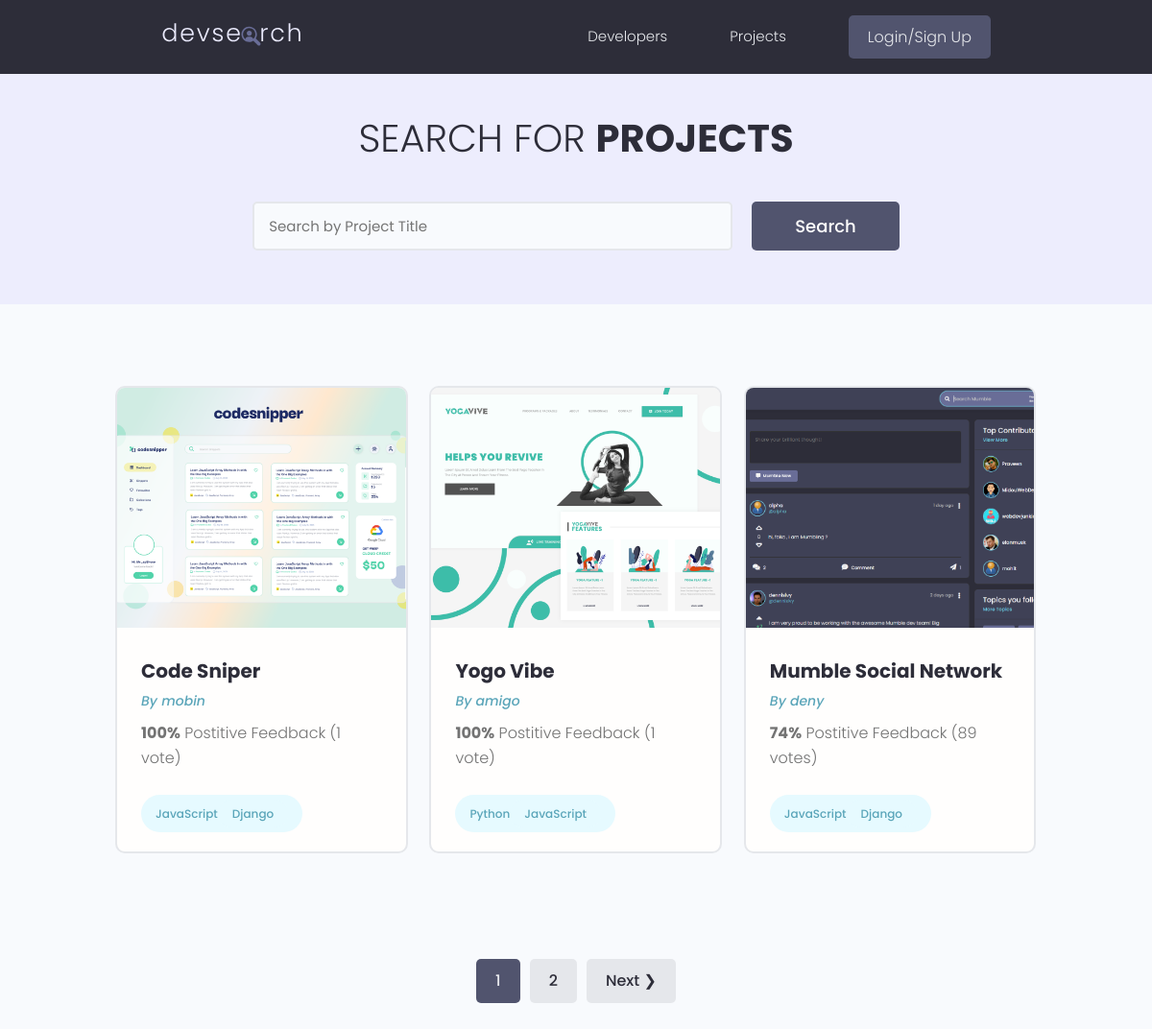
/projects/, run on the app's committed database.
### projects/models.py (models this page shows, shortened)
class project(models.Model):
    owner = models.ForeignKey(
        Profile, null=True, blank= True, on_delete=models.SET_NULL)
    title = models.CharField(max_length= 200 )
    description = models.TextField(null= True , blank= True)
    featured_image = models.ImageField(null= True , blank= True , default= "default.jpg" )
    demo_link = models.CharField(max_length= 2000, null= True , blank= True)
    source_link = models.CharField(max_length= 2000, null= True , blank= True)
    tag = models.ManyToManyField('tag', blank=True)
    vote_total = models.IntegerField( default= 0 , blank= True, null= True)
    vote_ratio = models.IntegerField( default= 0 ,blank= True, null= True )
    created = models.DateField(auto_now_add=True)
    id = models.UUIDField(default=uuid.uuid4, unique=True, primary_key= True, editable= False)
    class Meta:
        ordering = ['-vote_ratio','vote_total', 'title']

class Tag(models.Model):
    name = models.CharField(max_length= 200 )
    created = models.DateField(auto_now_add=True)
    id = models.UUIDField(default=uuid.uuid4, unique=True, primary_key= True, editable= False)
    def __str__(self):
        return self.name

### users/models.py (models this page shows, shortened)
class Profile(models.Model):
    user = models.OneToOneField(User, on_delete=models.CASCADE, null=True, blank=True,)
    name = models.CharField(max_length=200, null=True, blank=True)
    email = models.EmailField(max_length=500 , null=True, blank=True )
    username = models.CharField(max_length=200, null=True, blank=True)
    location = models.CharField(max_length=200, null=True, blank=True)
    short_intro = models.CharField(max_length=500, null=True, blank=True)
    bio = models.TextField(null=True, blank=True)
    profile_image = models.ImageField(null=True, blank=True,
                                      upload_to= 'profiles/', default='profiles/user-default.png')
    social_github = models.CharField(max_length=200, null=True, blank=True)
    social_twiiter =models.CharField(max_length=200, null=True, blank=True)
    social_linkedin =models.CharField(max_length=200, null=True, blank=True)
    social_youtube = models.CharField(max_length=200, null=True, blank=True)
    social_website = models.CharField(max_length=200, null=True, blank=True)
    created = models.DateField(auto_now_add=True)
    id = models.UUIDField(default=uuid.uuid4, unique=True,
                           primary_key= True, editable= False)

### projects/views.py (the view)
# urls.py: path('projects/', views.getprojects),
def projects (request):
    projects, search_query = searchProjects(request)
    custom_range, projects = paginateProjects(request, projects, 3)
    context= { 'projects': projects , 'search_query' : search_query, 'custom_range':custom_range }
    return render(request,'projects/projects.html', context)

### projects/utils.py (called while the page is built)
def paginateProjects(request, projects, results):
    page = request.GET.get('page')
    paginator = Paginator(projects,results)
    try:
        projects = paginator.page(page)
    except PageNotAnInteger:
        page = 1
        projects = paginator.page(page)
    except EmptyPage:
        page = paginator.num_pages
        projects = paginator.page(page)
    leftIndex = (int(page) - 1)
    if leftIndex < 1:
        leftIndex = 1
    rightIndex = (int(page) + 2)
    if rightIndex > paginator.num_pages:
        rightIndex = paginator.num_pages + 1
    custom_range = range(leftIndex, rightIndex)
    return custom_range, projects

def searchProjects(request):
    search_query = ''
    if request.GET.get('search_query'):
        search_query = request.GET.get('search_query')
    tag = Tag.objects.filter(name__icontains=search_query)
    projects = project.objects.distinct().filter(
        Q(title__icontains = search_query) |
        Q(description__icontains = search_query) |
        Q(owner__name__icontains = search_query ) |
        Q(tag__in = tag)
    )
    return projects, search_query

### projects/template/projects/projects.html (shortened to what this page needs)
{% extends 'main.html' %}
{% block content %}
  <main class="projects">
    <section class="hero-section text-center">
      <div class="container container--narrow">
        <div class="hero-section__box">
          <h2>Search for <span>Projects</span></h2>
        </div>
        <div class="hero-section__search">
          <form id="searchForm" class="form" action="{% url 'projects' %}" method="get">
            <div class="form__field">
              <input class="input input--text" id="formInput#search" type="text" name="search_query"
                placeholder="Search by Project Title" value="{{search_query}}"/>
            </div>
            <input class="btn btn--sub btn--lg" type="submit" value="Search" />
          </form>
        </div>
      </div>
    </section>
    <section class="projectsList">
      <div class="container">
        <div class="grid grid--three">
          {% for project in projects %}
          <div class="column">
            <div class="card project">
              <a href="{% url 'project' project.id %}" class="project">
                <img class="project__thumbnail" src="{{project.featured_image.url}}" alt="project thumbnail" />
                <div class="card__body">
                  <h3 class="project__title">{{project.title}}</h3>
                  <p><a class="project__author" href="{% url 'user-profile' project.owner.id %}">By {{project.owner.name}}</a></p>
                  <p class="project--rating">
                    <span style="font-weight: bold;">{{project.vote_ratio}}%</span> Postitive
                    Feedback ({{project.vote_total}} vote{{project.vote_total|pluralize:"s"}})
                  </p>
                  <div class="project__tags">
                    {% for tags in project.tag.all  %}
                    <span class="tag tag--pill tag--main">
                      <small>{{tags}}</small>
                    {% endfor %}
                    </span>
                  </div>
                </div>
              </a>
            </div>
          </div>
          {% endfor %}
        </div>
      </div>
    </section>
    {% include 'pagination.html' with queryset=projects custom_range=custom_range %}
  </main>
{% endblock content %}

### static/styles/app.css (style rules this page uses)
:root { --color-sub: #2d2d39; }
.btn--sub { background-color: var(--color-sub-light); }
.card { border: 2px solid var(--color-light); }
img { width: 100%; }
.hero-section { height: 40vh; display: flex; align-items: center; background-color: var(--color-sub); }
.hero-section__box { margin-bottom: 4rem; }
.hero-section__box > h2, .hero-section__box > h2 > span { font-size: 4rem; color: var(--color-light); line-height: 1.3; text-transform: uppercase; }
.hero-section__box > h2 { font-weight: 300; }
.hero-section__box > h2 > span { font-weight: 700; }
.hero-section__search > .form { display: flex; align-items: center; justify-content: center; gap: 2rem; }
.hero-section__search > .form input.input--text { width: 50rem; }
.project__author { font-size: 1.4rem; font-style: italic; }
.project--rating { margin-bottom: 1.6em; margin-top: .5em; }
.projects > .hero-section { background: var(--color-sub-lighter); height: 30vh; }
.projects .hero-section__box { margin-bottom: 2.5rem; }
.projects .hero-section__box > h2 { color: var(--color-sub); }
.projects .hero-section__box > h2 > span { font-weight: 700; color: var(--color-sub); }
.projectsList { margin-top: 8rem; }
.project__thumbnail { height: 25rem; object-fit: cover; object-position: top center; }
.project__title { font-size: 2rem; font-weight: 700; color: var(--color-sub); }

### static/uikit/styles/modules/_variables.css (style rules this page uses)
:root { --color-main: #5aa5b9; --color-main-light: #e6faff; --color-sub: #3f4156; --color-sub-light: #51546e; --color-sub-lighter: #ededfd; --color-text: #737373; --color-gray: #8b8b8b; --color-light: #e5e7eb; --color-light-gray: #767676; --color-bg: #f8fafd; --color-white: #fffefd; --color-white-light: #f3f3f3; --color-success: #359e64; --color-success-bg: #def8e8; --color-error: #fc4b0b; --color-error-bg: #fff2ee; --font-base: 'Poppins', arial, helvetica, 'Segoe UI', roboto, ubuntu, sans-serif; --font-monospace: 'Fira Code', 'Courier New', courier, monospace; --font-regular: 300; --font-medium: 500; --font-bold: 700; --generic-shadow: 1px 1px 5px #00000010; --generic-transition: all 0.3s ease-in-out; }

### static/uikit/styles/modules/_base.css (style rules this page uses)
* { margin: 0; padding: 0; box-sizing: border-box; text-rendering: optimizeLegibility; color: inherit; font-size: inherit; }
html { font-size: 50%; }
@media only screen and (min-width: 480px) { html { font-size: 56.25%; } }
@media only screen and (min-width: 1200px) { html { font-size: 62.5%; } }
body { line-height: 1.6; font-weight: 400; font-size: 1.5rem; color: var(--color-text); background-color: var(--color-bg); min-height: 100vh; }

### static/uikit/styles/modules/_typography.css (style rules this page uses)
* { font-family: var(--font-base); }
h2 { font-size: 3.6rem; font-weight: var(--font-bold); }
h3 { font-size: 3.2rem; font-weight: var(--font-medium); }
p, span, strong { font-size: 1.6rem; color: var(--color-text); font-weight: var(--font-regular); }
a { padding-bottom: 2px; text-decoration: none; display: inline-block; color: var(--color-main); font-weight: var(--font-medium); }

### static/uikit/styles/modules/_utilities.css (style rules this page uses)
.container { width: 92%; max-width: 165rem; margin: 0 auto; box-sizing: border-box; }
.container--narrow { width: 92%; max-width: 120rem; }
@media screen and (min-width: 1000px) { .container { width: 90%; } }
@media screen and (min-width: 1000px) { .container--narrow { width: 85%; } }
@media screen and (min-width: 1200px) { .container { width: 80%; } }
@media screen and (min-width: 1200px) { .container--narrow { width: 72%; } }
.text-center { text-align: center; }

### static/uikit/styles/modules/_button.css (style rules this page uses)
.btn { display: inline-block; position: relative; cursor: pointer; background-color: var(--color-light); font-weight: var(--font-medium); color: var(--color-sub); text-decoration: none; padding: 1rem 2rem; border-radius: 0.5rem; border: none; width: -webkit-fit-content; width: -moz-fit-content; width: fit-content; height: -webkit-fit-content; height: -moz-fit-content; height: fit-content; font-size: 1.6rem; outline-width: 0; outline-color: transparent; -webkit-backface-visibility: hidden; backface-visibility: hidden; transition: all 0.3s ease-in-out; }
.btn--sub { background-color: var(--color-sub); color: var(--color-white); }
.btn--lg { font-size: 1.8rem; padding: 1.2rem 4.5rem; }

### static/uikit/styles/modules/_card.css (style rules this page uses)
.card { border-radius: 1rem; background-color: var(--color-white); border: 1.5px solid var(--color-light); width: auto; height: auto; margin-top: 0.5rem; margin-bottom: 0.5rem; overflow: hidden; }
.card__body, .card__header { padding: 2rem 2.5rem; }

### data on the page
project: featured_image (picture), title "Code Sniper", owner.name "mobin", vote_ratio "100", vote_total "1"
Tag: name "JavaScript"
Tag: name "Django"
project: featured_image (picture), title "Yogo Vibe", owner.name "amigo", vote_ratio "100", vote_total "1"
Tag: name "Python"
project: featured_image (picture), title "Mumble Social Network", owner.name "deny", vote_ratio "74", vote_total "89"

### other printed values
{{ page }} "1"
{{ page }} "2"
